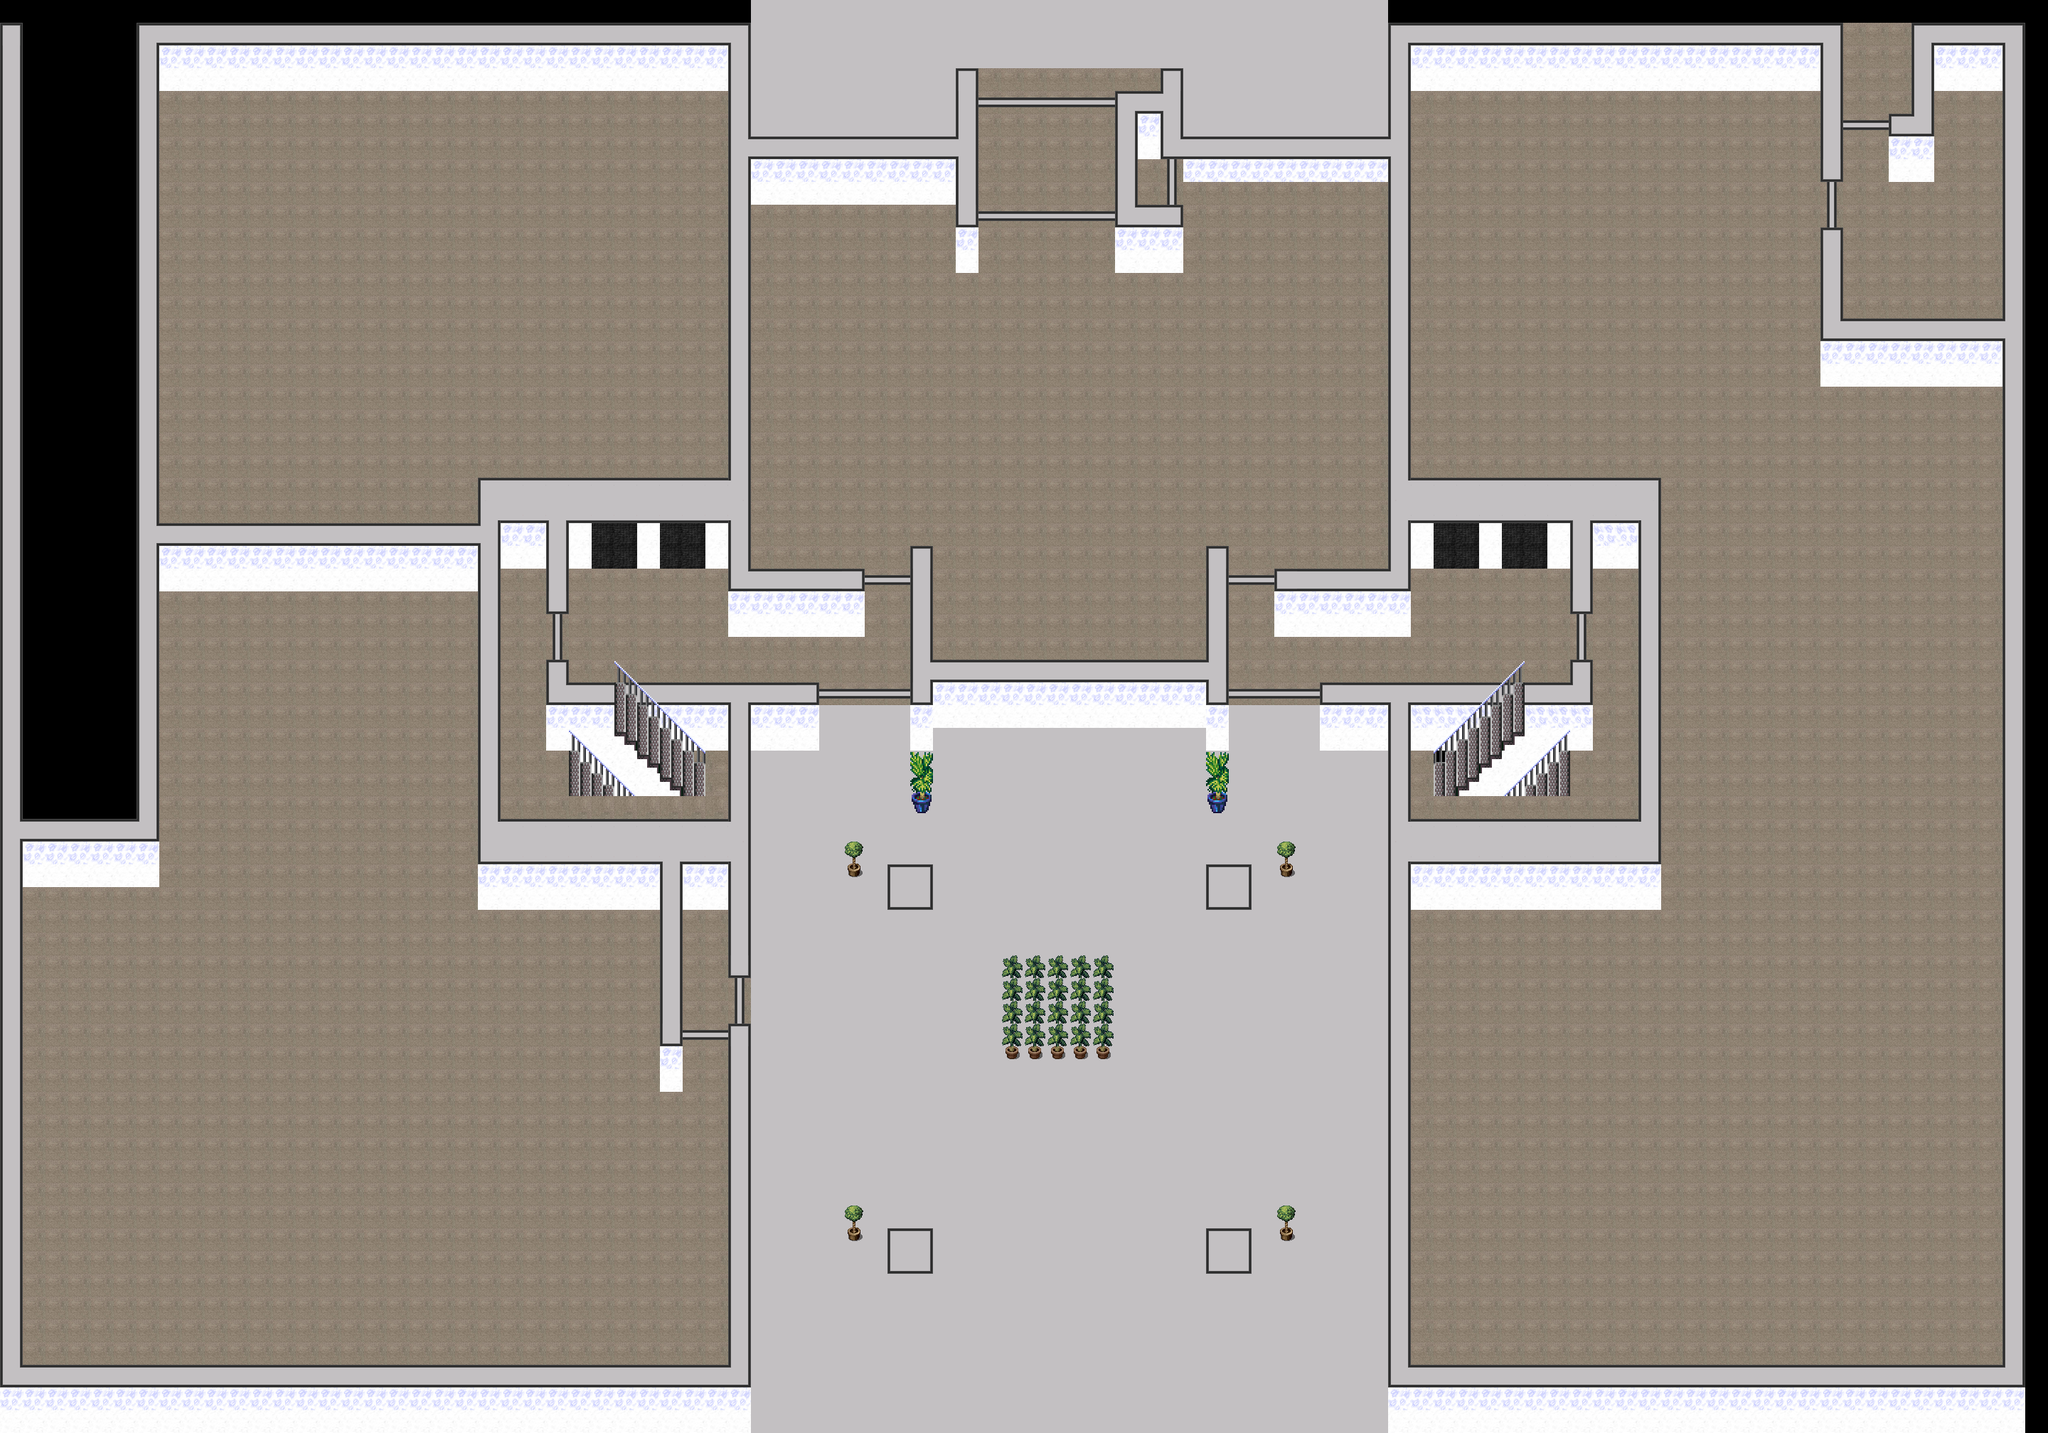

This game map was drawn from its Tiled (.tmx) file and the tilesets committed beside it. A one-line description and the trimmed map source follow:
An orthogonal 90x63 tile map with 32x32 px tiles, 8 tile layers (start, collision, Boden, Treppe, ...), 5 tilesets.

<map version="1.4" tiledversion="1.4.3" orientation="orthogonal" renderorder="right-down" width="90" height="63" tilewidth="32" tileheight="32" infinite="0" nextlayerid="11" nextobjectid="1">
 <tileset firstgid="1" name="KK0" tilewidth="32" tileheight="32" tilecount="16157" columns="151">
  <image source="KK0.png" width="4850" height="3428" />
 </tileset>
 <tileset firstgid="16158" name="1_SiemensVillaTiles" tilewidth="32" tileheight="32" tilecount="2500" columns="50">
  <image source="1_SiemensVillaTiles.png" width="1600" height="1600" />
  <tile id="666">
   <properties>
    <property name="collide" type="bool" value="true" />
   </properties>
  </tile>
  <tile id="667">
   <properties>
    <property name="collide" type="bool" value="true" />
   </properties>
  </tile>
  <tile id="668">
   <properties>
    <property name="collide" type="bool" value="true" />
   </properties>
  </tile>
  <tile id="669">
   <properties>
    <property name="collide" type="bool" value="true" />
   </properties>
  </tile>
  <tile id="716">
   <properties>
    <property name="collide" type="bool" value="true" />
   </properties>
  </tile>
  <tile id="717">
   <properties>
    <property name="collide" type="bool" value="true" />
   </properties>
  </tile>
  <tile id="718">
   <properties>
    <property name="collide" type="bool" value="true" />
   </properties>
  </tile>
  <tile id="719">
   <properties>
    <property name="collide" type="bool" value="true" />
   </properties>
  </tile>
  <tile id="766">
   <properties>
    <property name="collide" type="bool" value="true" />
   </properties>
  </tile>
  <tile id="767">
   <properties>
    <property name="collide" type="bool" value="true" />
   </properties>
  </tile>
  <tile id="768">
   <properties>
    <property name="collide" type="bool" value="true" />
   </properties>
  </tile>
  <tile id="769">
   <properties>
    <property name="collide" type="bool" value="true" />
   </properties>
  </tile>
  <tile id="816">
   <properties>
    <property name="collide" type="bool" value="true" />
   </properties>
  </tile>
  <tile id="817">
   <properties>
    <property name="collide" type="bool" value="true" />
   </properties>
  </tile>
  <tile id="818">
   <properties>
    <property name="collide" type="bool" value="true" />
   </properties>
  </tile>
  <tile id="819">
   <properties>
    <property name="collide" type="bool" value="true" />
   </properties>
  </tile>
  <tile id="866">
   <properties>
    <property name="collide" type="bool" value="true" />
   </properties>
  </tile>
  <tile id="867">
   <properties>
    <property name="collide" type="bool" value="true" />
   </properties>
  </tile>
  <tile id="868">
   <properties>
    <property name="collide" type="bool" value="true" />
   </properties>
  </tile>
  <tile id="869">
   <properties>
    <property name="collide" type="bool" value="true" />
   </properties>
  </tile>
  <tile id="916">
   <properties>
    <property name="collide" type="bool" value="true" />
   </properties>
  </tile>
  <tile id="917">
   <properties>
    <property name="collide" type="bool" value="true" />
   </properties>
  </tile>
  <tile id="918">
   <properties>
    <property name="collide" type="bool" value="true" />
   </properties>
  </tile>
  <tile id="919">
   <properties>
    <property name="collide" type="bool" value="true" />
   </properties>
  </tile>
  <tile id="1155">
   <properties>
    <property name="collides" type="bool" value="true" />
   </properties>
  </tile>
 </tileset>
 <tileset firstgid="18658" name="floortileset_angepasst" tilewidth="32" tileheight="32" spacing="2" margin="1" tilecount="64" columns="8">
  <image source="floortileset_angepasst.png" width="272" height="272" />
 </tileset>
 <tileset firstgid="18722" name="office_1" tilewidth="32" tileheight="32" spacing="2" margin="1" tilecount="256" columns="16">
  <image source="tilesets_deviant_milkian_1.png" width="544" height="544" />
  <tile id="1">
   <properties>
    <property name="collides" type="bool" value="false" />
   </properties>
  </tile>
  <tile id="2">
   <properties>
    <property name="collides" type="bool" value="false" />
   </properties>
  </tile>
  <tile id="3">
   <properties>
    <property name="collides" type="bool" value="false" />
   </properties>
  </tile>
  <tile id="4">
   <properties>
    <property name="collides" type="bool" value="false" />
   </properties>
  </tile>
  <tile id="5">
   <properties>
    <property name="collides" type="bool" value="false" />
   </properties>
  </tile>
  <tile id="6">
   <properties>
    <property name="collides" type="bool" value="false" />
   </properties>
  </tile>
  <tile id="7">
   <properties>
    <property name="collides" type="bool" value="true" />
   </properties>
  </tile>
  <tile id="12">
   <properties>
    <property name="collides" type="bool" value="false" />
   </properties>
  </tile>
  <tile id="13">
   <properties>
    <property name="collides" type="bool" value="false" />
   </properties>
  </tile>
  <tile id="14">
   <properties>
    <property name="collides" type="bool" value="true" />
   </properties>
  </tile>
  <tile id="15">
   <properties>
    <property name="collides" type="bool" value="true" />
   </properties>
  </tile>
  <tile id="17">
   <properties>
    <property name="collides" type="bool" value="true" />
   </properties>
  </tile>
  <tile id="18">
   <properties>
    <property name="collides" type="bool" value="true" />
   </properties>
  </tile>
  <tile id="19">
   <properties>
    <property name="collides" type="bool" value="true" />
   </properties>
  </tile>
  <tile id="20">
   <properties>
    <property name="collides" type="bool" value="true" />
   </properties>
  </tile>
  <tile id="21">
   <properties>
    <property name="collides" type="bool" value="true" />
   </properties>
  </tile>
  <tile id="22">
   <properties>
    <property name="collides" type="bool" value="true" />
   </properties>
  </tile>
  <tile id="23">
   <properties>
    <property name="collides" type="bool" value="false" />
   </properties>
  </tile>
  <tile id="28">
   <properties>
    <property name="collides" type="bool" value="true" />
   </properties>
  </tile>
  <tile id="29">
   <properties>
    <property name="collides" type="bool" value="true" />
   </properties>
  </tile>
  <tile id="30">
   <properties>
    <property name="collides" type="bool" value="true" />
   </properties>
  </tile>
  <tile id="31">
   <properties>
    <property name="collides" type="bool" value="true" />
   </properties>
  </tile>
  <tile id="33">
   <properties>
    <property name="collides" type="bool" value="true" />
   </properties>
  </tile>
  <tile id="34">
   <properties>
    <property name="collides" type="bool" value="true" />
   </properties>
  </tile>
  <tile id="35">
   <properties>
    <property name="collides" type="bool" value="true" />
   </properties>
  </tile>
  <tile id="36">
   <properties>
    <property name="collides" type="bool" value="true" />
   </properties>
  </tile>
  <tile id="37">
   <properties>
    <property name="collides" type="bool" value="true" />
   </properties>
  </tile>
  <tile id="38">
   <properties>
    <property name="collides" type="bool" value="true" />
   </properties>
  </tile>
  <tile id="39">
   <properties>
    <property name="collides" type="bool" value="true" />
   </properties>
  </tile>
  <tile id="44">
   <properties>
    <property name="collides" type="bool" value="false" />
   </properties>
  </tile>
  <tile id="45">
   <properties>
    <property name="collides" type="bool" value="false" />
   </properties>
  </tile>
  <tile id="48">
   <properties>
    <property name="collides" type="bool" value="true" />
   </properties>
  </tile>
  <tile id="49">
   <properties>
    <property name="collides" type="bool" value="true" />
   </properties>
  </tile>
  <tile id="50">
   <properties>
    <property name="collides" type="bool" value="true" />
   </properties>
  </tile>
  <tile id="51">
   <properties>
    <property name="collides" type="bool" value="true" />
   </properties>
  </tile>
  <tile id="52">
   <properties>
    <property name="collides" type="bool" value="true" />
   </properties>
  </tile>
  <tile id="56">
   <properties>
    <property name="collides" type="bool" value="false" />
   </properties>
  </tile>
  <tile id="57">
   <properties>
    <property name="collides" type="bool" value="false" />
   </properties>
  </tile>
  <tile id="64">
   <properties>
    <property name="collides" type="bool" value="true" />
   </properties>
  </tile>
  <tile id="65">
   <properties>
    <property name="collides" type="bool" value="true" />
   </properties>
  </tile>
  <tile id="66">
   <properties>
    <property name="collides" type="bool" value="true" />
   </properties>
  </tile>
  <tile id="67">
   <properties>
    <property name="collides" type="bool" value="true" />
   </properties>
  </tile>
  <tile id="68">
   <properties>
    <property name="collides" type="bool" value="true" />
   </properties>
  </tile>
  <tile id="72">
   <properties>
    <property name="collides" type="bool" value="true" />
   </properties>
  </tile>
  <tile id="73">
   <properties>
    <property name="collides" type="bool" value="true" />
   </properties>
  </tile>
  <tile id="84">
   <properties>
    <property name="collides" type="bool" value="true" />
   </properties>
  </tile>
  <tile id="106">
   <properties>
    <property name="collides" type="bool" value="true" />
   </properties>
  </tile>
  <tile id="107">
   <properties>
    <property name="collides" type="bool" value="true" />
   </properties>
  </tile>
  <tile id="108">
   <properties>
    <property name="collides" type="bool" value="true" />
   </properties>
  </tile>
  <tile id="109">
   <properties>
    <property name="collides" type="bool" value="true" />
   </properties>
  </tile>
  <tile id="120">
   <properties>
    <property name="collides" type="bool" value="true" />
   </properties>
  </tile>
  <tile id="121">
   <properties>
    <property name="collides" type="bool" value="true" />
   </properties>
  </tile>
  <tile id="122">
   <properties>
    <property name="collides" type="bool" value="true" />
   </properties>
  </tile>
  <tile id="123">
   <properties>
    <property name="collides" type="bool" value="false" />
   </properties>
  </tile>
  <tile id="124">
   <properties>
    <property name="collides" type="bool" value="false" />
   </properties>
  </tile>
  <tile id="125">
   <properties>
    <property name="collides" type="bool" value="true" />
   </properties>
  </tile>
  <tile id="128">
   <properties>
    <property name="collides" type="bool" value="true" />
   </properties>
  </tile>
  <tile id="130">
   <properties>
    <property name="collides" type="bool" value="true" />
   </properties>
  </tile>
  <tile id="138">
   <properties>
    <property name="collides" type="bool" value="true" />
   </properties>
  </tile>
  <tile id="139">
   <properties>
    <property name="collides" type="bool" value="true" />
   </properties>
  </tile>
  <tile id="140">
   <properties>
    <property name="collides" type="bool" value="true" />
   </properties>
  </tile>
  <tile id="141">
   <properties>
    <property name="collides" type="bool" value="true" />
   </properties>
  </tile>
  <tile id="144">
   <properties>
    <property name="collides" type="bool" value="true" />
   </properties>
  </tile>
  <tile id="146">
   <properties>
    <property name="collides" type="bool" value="true" />
   </properties>
  </tile>
  <tile id="152">
   <properties>
    <property name="collides" type="bool" value="true" />
   </properties>
  </tile>
  <tile id="153">
   <properties>
    <property name="collides" type="bool" value="true" />
   </properties>
  </tile>
  <tile id="154">
   <properties>
    <property name="collides" type="bool" value="true" />
   </properties>
  </tile>
  <tile id="155">
   <properties>
    <property name="collides" type="bool" value="true" />
   </properties>
  </tile>
  <tile id="156">
   <properties>
    <property name="collides" type="bool" value="true" />
   </properties>
  </tile>
  <tile id="157">
   <properties>
    <property name="collides" type="bool" value="true" />
   </properties>
  </tile>
  <tile id="161">
   <properties>
    <property name="collides" type="bool" value="true" />
   </properties>
  </tile>
  <tile id="162">
   <properties>
    <property name="collides" type="bool" value="true" />
   </properties>
  </tile>
  <tile id="168">
   <properties>
    <property name="collides" type="bool" value="true" />
   </properties>
  </tile>
  <tile id="169">
   <properties>
    <property name="collides" type="bool" value="true" />
   </properties>
  </tile>
  <tile id="170">
   <properties>
    <property name="collides" type="bool" value="true" />
   </properties>
  </tile>
  <tile id="171">
   <properties>
    <property name="collides" type="bool" value="true" />
   </properties>
  </tile>
  <tile id="172">
   <properties>
    <property name="collides" type="bool" value="true" />
   </properties>
  </tile>
  <tile id="173">
   <properties>
    <property name="collides" type="bool" value="true" />
   </properties>
  </tile>
  <tile id="177">
   <properties>
    <property name="collides" type="bool" value="true" />
   </properties>
  </tile>
  <tile id="178">
   <properties>
    <property name="collides" type="bool" value="true" />
   </properties>
  </tile>
  <tile id="179">
   <properties>
    <property name="collides" type="bool" value="true" />
   </properties>
  </tile>
  <tile id="184">
   <properties>
    <property name="collides" type="bool" value="true" />
   </properties>
  </tile>
  <tile id="185">
   <properties>
    <property name="collides" type="bool" value="true" />
   </properties>
  </tile>
  <tile id="186">
   <properties>
    <property name="collides" type="bool" value="true" />
   </properties>
  </tile>
  <tile id="192">
   <properties>
    <property name="collides" type="bool" value="true" />
   </properties>
  </tile>
  <tile id="195">
   <properties>
    <property name="collides" type="bool" value="false" />
   </properties>
  </tile>
  <tile id="196">
   <properties>
    <property name="collides" type="bool" value="true" />
   </properties>
  </tile>
  <tile id="198">
   <properties>
    <property name="collides" type="bool" value="true" />
   </properties>
  </tile>
  <tile id="208">
   <properties>
    <property name="collides" type="bool" value="true" />
   </properties>
  </tile>
  <tile id="211">
   <properties>
    <property name="collides" type="bool" value="false" />
   </properties>
  </tile>
  <tile id="212">
   <properties>
    <property name="collides" type="bool" value="true" />
   </properties>
  </tile>
  <tile id="213">
   <properties>
    <property name="collides" type="bool" value="true" />
   </properties>
  </tile>
  <tile id="214">
   <properties>
    <property name="collides" type="bool" value="true" />
   </properties>
  </tile>
  <tile id="217">
   <properties>
    <property name="collides" type="bool" value="true" />
   </properties>
  </tile>
  <tile id="218">
   <properties>
    <property name="collides" type="bool" value="true" />
   </properties>
  </tile>
  <tile id="219">
   <properties>
    <property name="collides" type="bool" value="true" />
   </properties>
  </tile>
  <tile id="220">
   <properties>
    <property name="collides" type="bool" value="true" />
   </properties>
  </tile>
  <tile id="224">
   <properties>
    <property name="collides" type="bool" value="true" />
   </properties>
  </tile>
  <tile id="227">
   <properties>
    <property name="collides" type="bool" value="true" />
   </properties>
  </tile>
  <tile id="228">
   <properties>
    <property name="collides" type="bool" value="true" />
   </properties>
  </tile>
  <tile id="233">
   <properties>
    <property name="collides" type="bool" value="true" />
   </properties>
  </tile>
  <tile id="234">
   <properties>
    <property name="collides" type="bool" value="true" />
   </properties>
  </tile>
  <tile id="235">
   <properties>
    <property name="collides" type="bool" value="true" />
   </properties>
  </tile>
  <tile id="236">
   <properties>
    <property name="collides" type="bool" value="true" />
   </properties>
  </tile>
  <tile id="249">
   <properties>
    <property name="collides" type="bool" value="true" />
   </properties>
  </tile>
  <tile id="250">
   <properties>
    <property name="collides" type="bool" value="true" />
   </properties>
  </tile>
  <tile id="251">
   <properties>
    <property name="collides" type="bool" value="true" />
   </properties>
  </tile>
  <tile id="252">
   <properties>
    <property name="collides" type="bool" value="true" />
   </properties>
  </tile>
 </tileset>
 <tileset firstgid="18978" name="kitchen" tilewidth="32" tileheight="32" tilecount="256" columns="16">
  <image source="kitchen.png" width="512" height="512" />
 </tileset>
 <layer id="7" name="start" width="90" height="63">
  <data>[5670 cells, 0 non-empty, 0 distinct tile ids]</data>
 </layer>
 <layer id="6" name="collision" width="90" height="63">
  <data>[5670 cells, 845 non-empty, 3 distinct tile ids]</data>
 </layer>
 <layer id="4" name="Boden" width="90" height="63">
  <data>[5670 cells, 4255 non-empty, 4 distinct tile ids]</data>
 </layer>
 <layer id="8" name="Treppe" width="90" height="63">
  <data>[5670 cells, 20 non-empty, 4 distinct tile ids]</data>
 </layer>
 <layer id="10" name="Auf Boden" width="90" height="63">
  <data>[5670 cells, 39 non-empty, 7 distinct tile ids]</data>
 </layer>
 <layer id="3" name="TopLayer" width="90" height="63">
  <data>[5670 cells, 262 non-empty, 2 distinct tile ids]</data>
 </layer>
 <objectgroup id="5" name="floorLayer" />
 <layer id="2" name="Top2Layer" width="90" height="63">
  <data>[5670 cells, 931 non-empty, 25 distinct tile ids]</data>
 </layer>
 <layer id="9" name="Treppe2" width="90" height="63">
  <data>[5670 cells, 21 non-empty, 5 distinct tile ids]</data>
 </layer>
</map>
